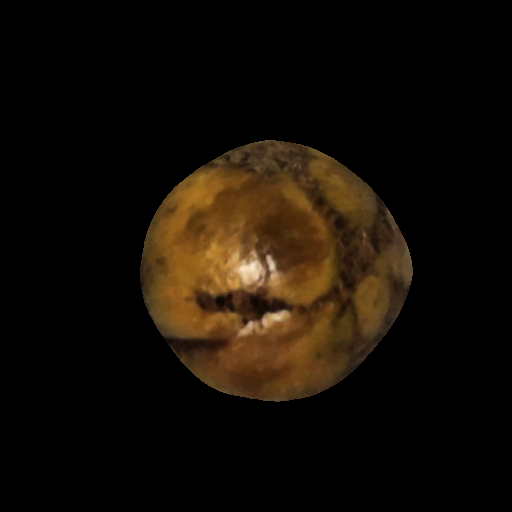
#> input picture abius/img_0000.png, 512 x 512 px, found by its file name; its folder holds only this picture in this run
$ python image-pre-processing.py   (older library calls are emulated)
#> lines starting #> are read from the running program, lines starting #| are printed output that depends on the picture; after the words box and inside, x2 and y2 are one past the last pixel; in counts of white or black regions, pixels touching at a corner belong together
from os import path, walk, mkdir, listdir
from math import ceil
from time import time

from skimage import io, transform, color, exposure, util, filters, morphology, segmentation, draw, measure
import numpy as np
from matplotlib import pyplot as plt
from cv2 import erode
from tqdm import tqdm

src = path.join(path.curdir, "raw-images", "abius")  # Image source folder
dest = path.join(path.curdir, "databases", "abius")  # Processed images output folder

debugging_mode = True  # Debbuging images

contour_mode = "color"  # Use 'color' (slower but more accurate) or 'binary' (faster but less accurate)

try:
    mkdir(path.join(path.curdir, dest))
    print(f"Output folder: '{dest}' successfully created!", end="\n\n")
except:
    print(f"Output folder: '{dest}' already exists.", end="\n\n")

dest_length = sum(len(files) for _, _, files in walk(dest))

for index, filename in tqdm(
    zip(range(dest_length, dest_length + len(listdir(src))), listdir(src)),
    total=len(listdir(src)),
    bar_format=" {l_bar}{bar}| {n_fmt}/{total_fmt} [{elapsed}] ",
):
    start = time()

    img = io.imread(path.join(src, filename))
#> img is the input picture: shape (512, 512, 3); mean R, G, B 20, 13.3, 5.7
    IMG_SIZE = 512  # 512x512

    if img.shape[0] > img.shape[1]:
        img = transform.rotate(img, 90, resize=True)

    new_scale = IMG_SIZE / img.shape[0]
#> new_scale = 1

    rescaled_img = transform.rescale(img, new_scale, multichannel=True, anti_aliasing=True)

    cropped_img = rescaled_img[
        :, int((rescaled_img.shape[1] - IMG_SIZE) / 2) : int(IMG_SIZE + (rescaled_img.shape[1] - IMG_SIZE) / 2)
    ]

    cropped_img = util.img_as_float(cropped_img)
    cropped_img = exposure.adjust_gamma(cropped_img)
    cropped_img = exposure.rescale_intensity(cropped_img)
    cropped_img = filters.median(cropped_img)

    if contour_mode == "binary":
        grayscale_img = color.rgb2gray(cropped_img)

        seed = np.copy(grayscale_img)
        seed[1:-1, 1:-1] = grayscale_img.max()
        mask = grayscale_img

        eroded = morphology.reconstruction(seed, mask, method="erosion")

        no_bg_img = grayscale_img - eroded

        inv_no_bg_img = util.invert(no_bg_img)
        inv_no_bg_img = exposure.rescale_intensity(inv_no_bg_img)
        inv_no_bg_img = exposure.equalize_adapthist(inv_no_bg_img)
        inv_no_bg_img = filters.median(inv_no_bg_img, morphology.disk(10))

        pre_preocessed_img = inv_no_bg_img

    elif contour_mode == "color":
        pre_preocessed_img = filters.median(cropped_img, morphology.ball(10))
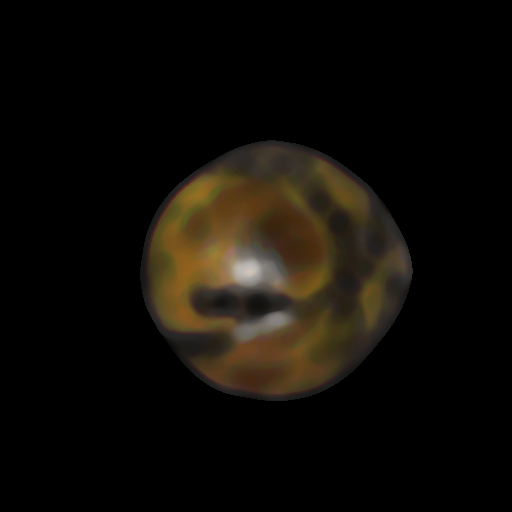
#> pre_preocessed_img: shape (512, 512, 3) float64; mean R, G, B 0.0606, 0.0482, 0.0294

    s = np.linspace(0, 2 * np.pi, 500)
    r = (IMG_SIZE / 2) + (IMG_SIZE / 2 - 5) * np.sin(s)
    c = (IMG_SIZE / 2) + (IMG_SIZE / 2 - 5) * np.cos(s)
    init = np.array([r, c]).T

    contour = segmentation.active_contour(
        pre_preocessed_img, init, alpha=0.1, beta=0.1, coordinates="rc", max_iterations=5000
    )
#> contour = 500 pairs, first value 136.1 to 403.6, second value 137 to 414.8

    mask = draw.polygon2mask((IMG_SIZE, IMG_SIZE), contour)
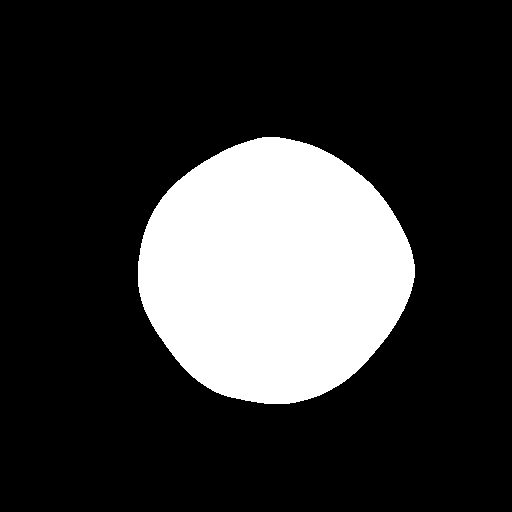
#> mask: shape (512, 512) bool; 21.2% white; 1 white region, box (x1, y1, x2, y2) and area: (138, 137, 415, 404) 55660
    mask = filters.median(mask, morphology.disk(10))
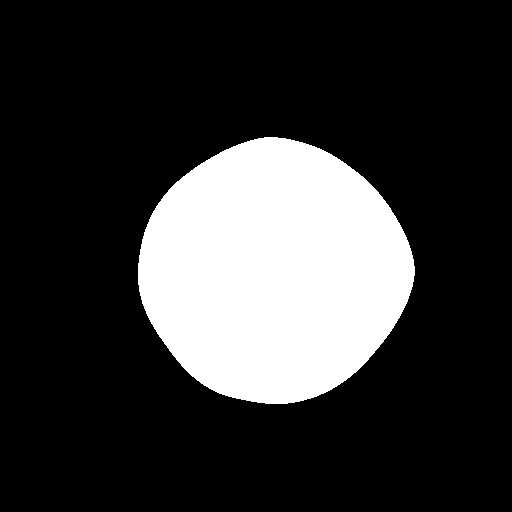
#> mask: shape (512, 512) bool; 21.2% white; 1 white region, box (x1, y1, x2, y2) and area: (138, 137, 415, 404) 55562

    perimeter = measure.perimeter(mask)
#> perimeter = 881.9

    kernel = np.ones((5, 5), np.uint8)
    iterations = ceil(perimeter * 0.007)
#> iterations = 7
    reduced_mask = erode(util.img_as_ubyte(mask), kernel, iterations=iterations)
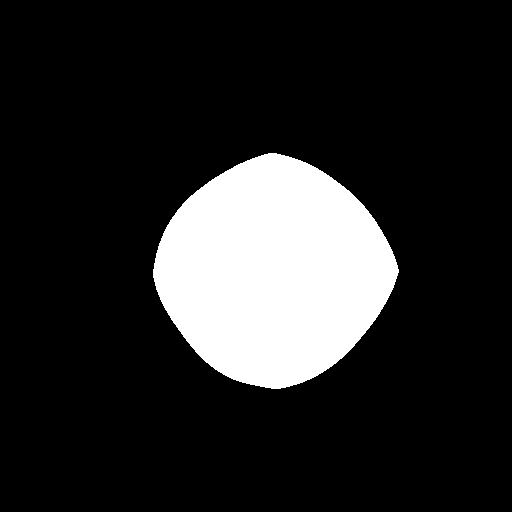
#> reduced_mask: shape (512, 512); 15.7% white; 1 white region, box (x1, y1, x2, y2) and area: (153, 153, 399, 389) 41162

    processed_img = cropped_img * reduced_mask[:, :, np.newaxis]
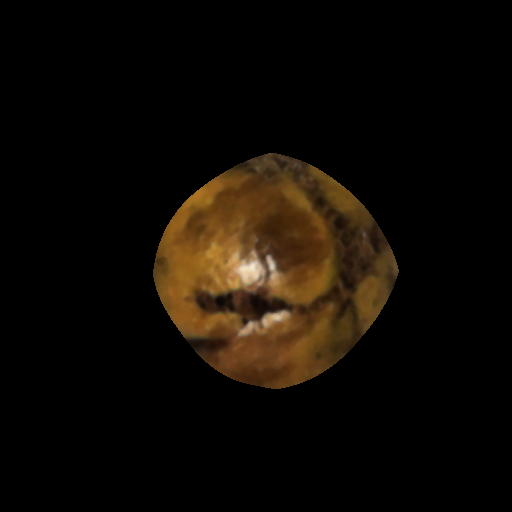
#> processed_img: shape (512, 512, 3) float64; mean R, G, B 15.6, 10.5, 4.6
    processed_img = exposure.adjust_gamma(processed_img)
    processed_img = exposure.rescale_intensity(processed_img)
    processed_img = exposure.equalize_adapthist(processed_img)
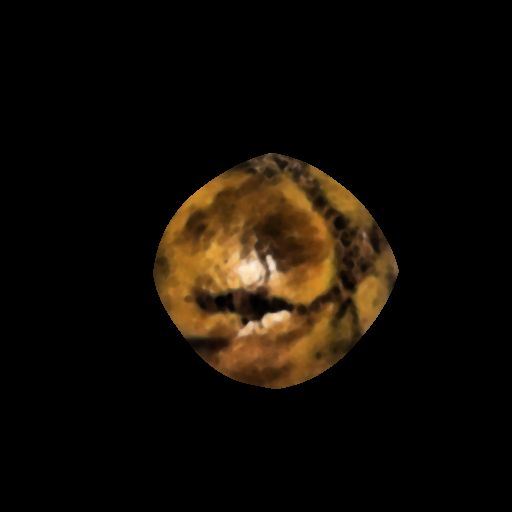
#> processed_img: shape (512, 512, 3) float64; mean R, G, B 0.0723, 0.0493, 0.0223

    finish = time()

    if debugging_mode:
        fig, axes = plt.subplots(2, 3)
        ax = axes.flatten()

        ax[0].imshow(cropped_img)
        ax[0].set_axis_off()

        ax[1].imshow(pre_preocessed_img, cmap="gray")
        ax[1].set_axis_off()

        ax[2].imshow(cropped_img)
        ax[2].plot(init[:, 1], init[:, 0], "--r", lw=2)
        ax[2].plot(contour[:, 1], contour[:, 0], "-b", lw=2)
        ax[2].set_axis_off()

        ax[3].imshow(mask, cmap="gray")
        ax[3].set_axis_off()

        ax[4].imshow(reduced_mask, cmap="gray")
        ax[4].set_axis_off()

        ax[5].imshow(processed_img)
        ax[5].set_axis_off()

        plt.show()
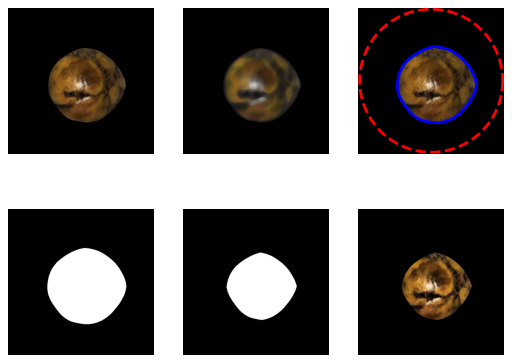
#> figure drawn by matplotlib, 6 panels

        tqdm.write(f"{filename} processed within {(finish - start):.1f}s")

    else:
        io.imsave(path.join(dest, f"img_{index:04}.png"), util.img_as_ubyte(processed_img))
        tqdm.write(f"{filename} processed into img_{index:04}.png successfully within {(finish - start):.1f}s")
